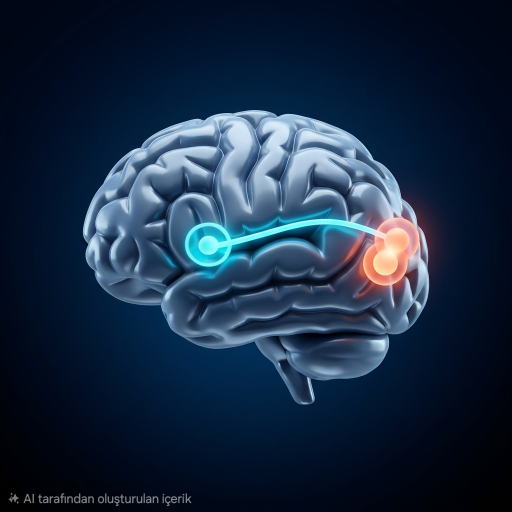
#> input picture NoralAliskanlik/tasarim/ikon-kaynak-2026-11-02.png, 1024 x 1024 px, found by its file name (shown at 1/2 size)
$ python ikon-ayikla.py
#> lines starting #> are read from the running program, lines starting #| are printed output that depends on the picture; after the words box and inside, x2 and y2 are one past the last pixel; in counts of white or black regions, pixels touching at a corner belong together
"""Beyni koyu zeminden ayır. Sorun: sönük zemin parlaması açık arka planda koyu bir leke
bırakıyordu. Çözüm: yalnız gerçekten parlak ışık korunur ve rengi zemin çıkarılarak düzeltilir."""
import numpy as np
from PIL import Image, ImageFilter
from collections import deque

a = np.asarray(Image.open('/home/user/terrahabit/NoralAliskanlik/tasarim/ikon-kaynak-2026-11-02.png')
               .convert('RGB')).astype(np.float32)
lum = a @ np.array([0.299, 0.587, 0.114], np.float32)
lum[920:, :] = 0                                   # AI filigranı
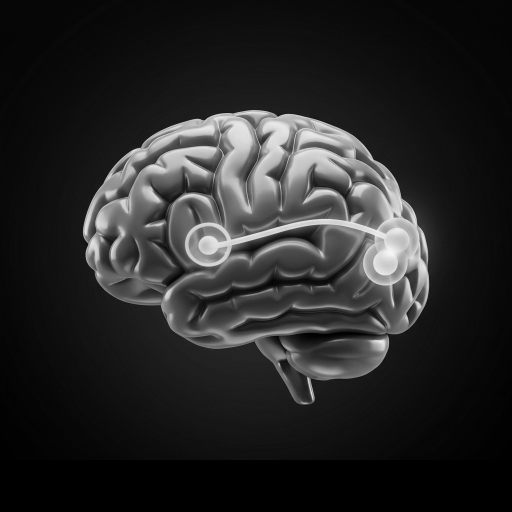
#> lum: shape (1024, 1024) float32 (shown at 1/2 size); min 0, max 247.1, mean 39.3
H, W = lum.shape
#> H = 1024; W = 1024

ESIK = 45.0
dis = np.zeros((H, W), bool); k = deque()
for x in range(W):
    for y in (0, H - 1):
        if lum[y, x] < ESIK: dis[y, x] = True; k.append((y, x))
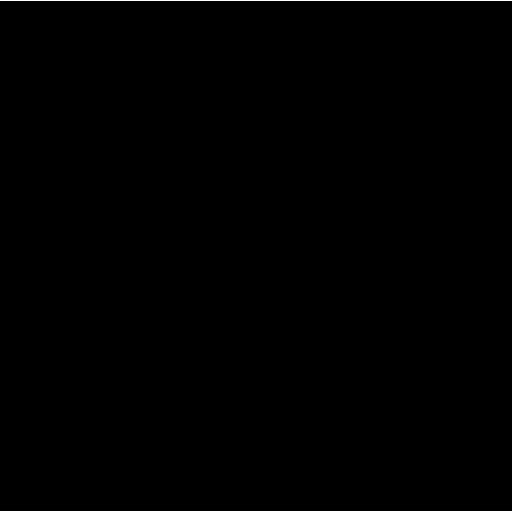
#> dis: shape (1024, 1024) bool (shown at 1/2 size); 0.2% white in thin lines or dots
for y in range(H):
    for x in (0, W - 1):
        if lum[y, x] < ESIK: dis[y, x] = True; k.append((y, x))
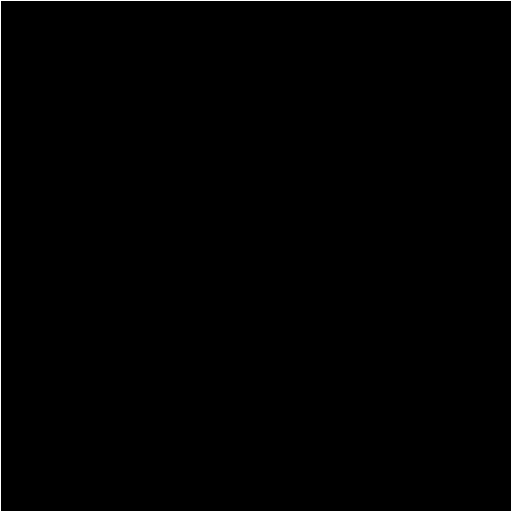
#> dis: shape (1024, 1024) bool (shown at 1/2 size); 0.39% white in thin lines or dots
while k:
    y, x = k.popleft()
    for dy, dx in ((1,0),(-1,0),(0,1),(0,-1)):
        ny, nx = y+dy, x+dx
        if 0 <= ny < H and 0 <= nx < W and not dis[ny, nx] and lum[ny, nx] < ESIK:
            dis[ny, nx] = True; k.append((ny, nx))
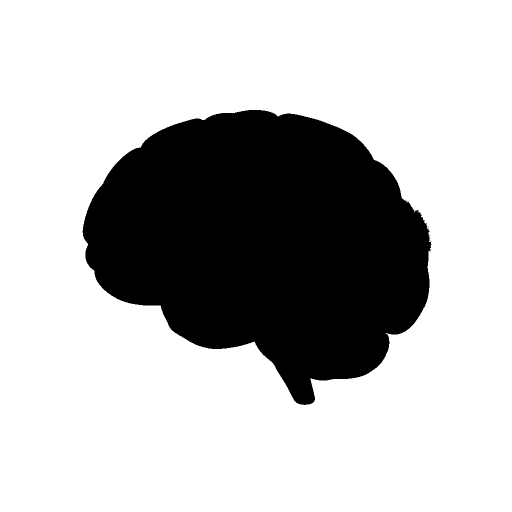
#> dis: shape (1024, 1024) bool (shown at 1/2 size); 73.5% white; 7 black regions (6 under 20 px), largest, box (x1, y1, x2, y2) and area: (165, 220, 863, 810) 277588
govde = ~dis

def uret(dosya, isik_alt, isik_ust, isik_en_cok):
#> called with dosya = 'beyin_sade.png', isik_alt = 95, isik_ust = 165, isik_en_cok = 0.95
    ramp = np.clip((lum - isik_alt) / (isik_ust - isik_alt), 0, 1) * isik_en_cok
    alfa = np.where(govde, 1.0, ramp)
    alfa = np.asarray(Image.fromarray((alfa*255).astype(np.uint8))
                      .filter(ImageFilter.GaussianBlur(1.0)), dtype=np.float32) / 255.0
    # Işık koyu zemine eklenmiş: zemini çıkar, alfaya böl (koyu lacivert leke kalmasın)
    zemin = np.array([0, 6, 20], np.float32)
    renk = np.clip((a - zemin) / np.maximum(alfa, 0.12)[..., None], 0, 255)
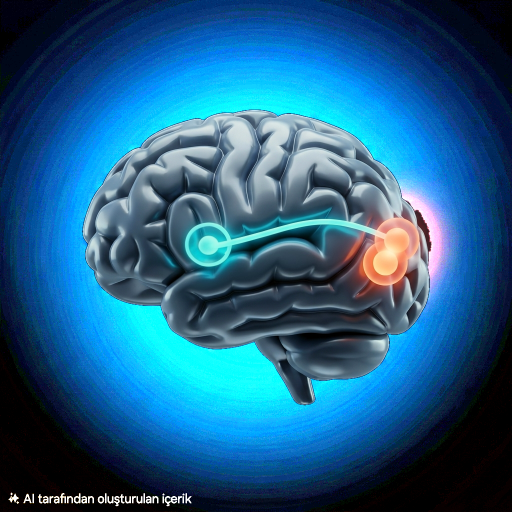
#> renk: shape (1024, 1024, 3) float32 (shown at 1/2 size); mean R, G, B 31.3, 93.4, 134.2
    renk = np.where(govde[..., None], a, renk)
    im = Image.fromarray(np.dstack([renk.astype(np.uint8), (alfa*255).astype(np.uint8)]), 'RGBA')
    im.crop(im.split()[3].point(lambda v: 255 if v > 10 else 0).getbbox()).save(dosya)
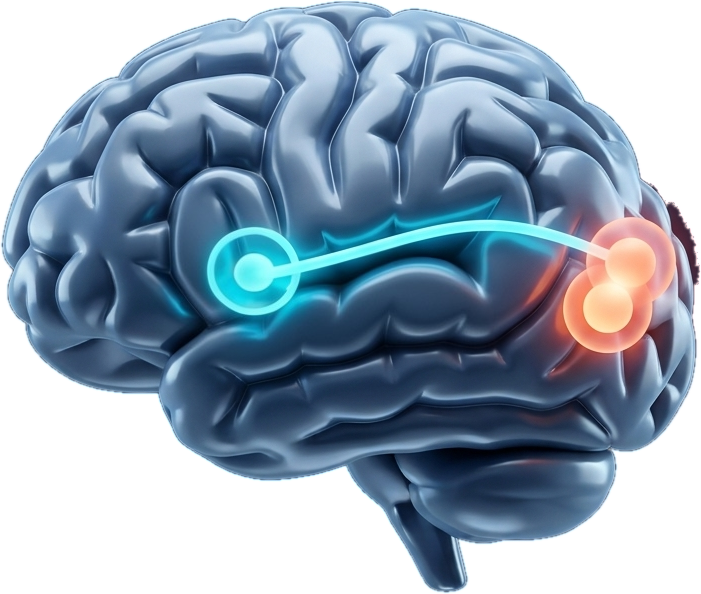
#> saved as beyin_sade.png: PIL image 701x594 RGBA; mean R, G, B, A 65.4, 139.9, 175.7, 170; transparent parts drawn white

uret('beyin_sade.png', 95, 165, 0.95)    # yalnız düğüm ışıkları
uret('beyin_parlak.png', 55, 140, 0.85)  # düğüm ışıkları + ince hale
#> call 2 of uret, with dosya = 'beyin_parlak.png', isik_alt = 55, isik_ust = 140, isik_en_cok = 0.85
#> in uret (call 2), `ramp = np.clip((lum - isik_alt) / (isik_ust - isik_alt), 0, 1) * isik_..`:
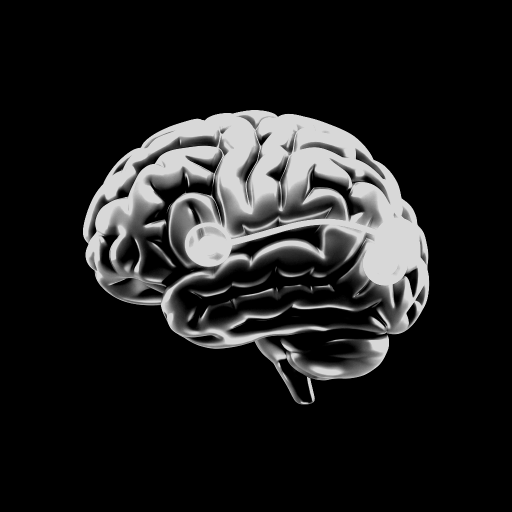
#> ramp: shape (1024, 1024) float32 (shown at 1/2 size); min 0, max 0.85, mean 0.12
# Gövdenin kendi kutusu (ölçekleme bunun üzerinden yapılacak)
ys, xs = np.where(govde); print('gövde kutusu', xs.min(), ys.min(), xs.max(), ys.max())
#| gövde kutusu 165 220 862 809
for f in ('beyin_sade.png', 'beyin_parlak.png'): print(f, Image.open(f).size)
